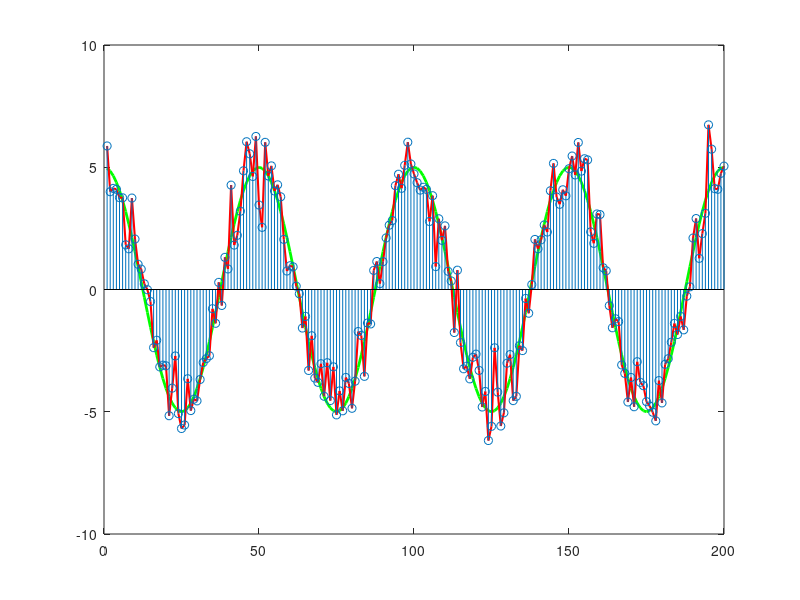
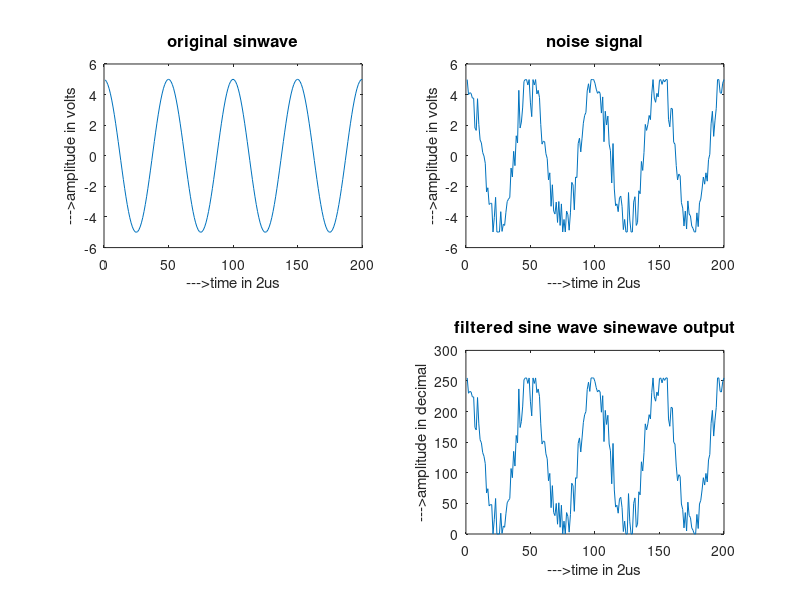

The MATLAB source for these figures, in order:
%ADC
clear all;
close all;
clc;
fs=500000; %taking sampling frequency as 500kHz
fm=10000; %input signal frequency 10kHz
t=1:200; %displaying 200 samples
x=5*cos(2*pi*(fm/fs)*t); %input sinusoidal signal
z=awgn(x,1); %adding white gauge Gaussian noise to the input signal with S/N=1
h=1:1000;
plot(t,x,'g','LineWidth',2);
hold on;
plot(t,z,'r','Linewidth',1.5);
hold on;
stem(t,z);
hold on;
Vd=-5:0.0390625:5;
for i=1:256
    Vdelta(i)=(Vd(i)+Vd(i+1))/2; %Quantization Levels
end

i=0:255;
binary=dec2bin(i); %decimal to binary conversion
for i=1:200 %Quantization of input signal
    for j=1:256
        if(z(i)<Vd(1))
            z(i)=Vdelta(1);
        end
        if(z(i)>Vd(256))
            z(i)=Vdelta(256);
        end
        if(z(i)<=Vd(j+1) && z(i)>=Vd(j))
            z(i)=Vdelta(j);
        end
    end
end
%Encoding the Quantized data
for i=1:200
    for j=1:256
    if(z(i)==Vdelta(j))
        B_data(i,1:8) = binary(j,1:8);
    end
    end
end %representing binary data in decimal
figure
for i=1:200
    B(i)=bin2dec(B_data(i,1:8));
end

%write to txt
f = fopen('ADC.txt', 'w');
for n = 1:200
    fprintf(f, '%s\n', B_data(n,1:8));
end
fclose(f);

subplot(221);
plot(x);
title('original sinwave','fontsize',12);
xlabel('--->time in 2us');
ylabel('--->amplitude in volts');
subplot(222);
plot(z);
title('noise signal','fontsize',12);
xlabel('--->time in 2us');
ylabel('--->amplitude in volts');
f=fopen('vhdl_out.txt','r');
A=fscanf(f,'%g',[1 inf]);
fclose(f);

subplot(224);
plot(B);
title('signal with white gaussian noise','fontsize',12);
xlabel('--->time in 2us');
ylabel('--->amplitude in decimal'); %Digital to analog conversion
%for i=1:192
%    for j=1:256
%      if(A(i)== j )
%          outpt(i)=Vdelta(j);
%      end
%    end
%end
%subplot(223);
%plot(outpt);
title('filtered sine wave sinewave output','fontsize',12);
xlabel('--->time in 2us');
ylabel('--->amplitude in decimal');